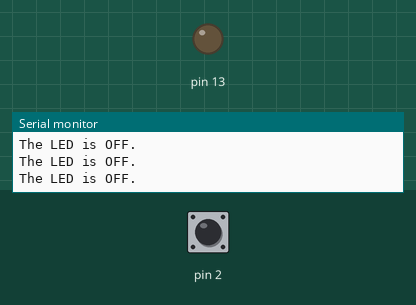
This sketch was run on a simulated Arduino Uno, built with avr-gcc and run on an emulated ATmega328P. On the bench: output pins drawn as LEDs (lit = HIGH), the last lines printed to the serial monitor. Dashed ring = blinking. The inputs (shaded band) are chosen by the test bench; at power-on: pin 2 HIGH.

Above: at 1.2 s.
1.3 s: pin 2 pulled LOW for 0.15 s
At 1.39 s:
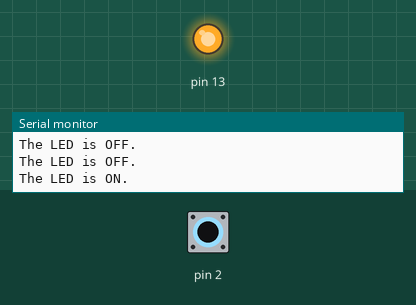
2.9 s: pin 2 pulled LOW for 1 s
At 5.0 s:
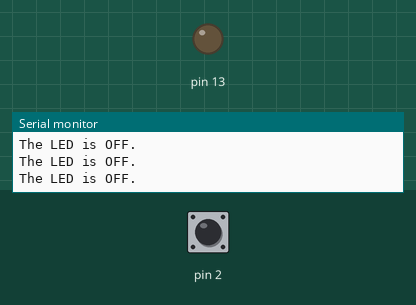
6.9 s: pin 2 pulsed LOW 2 times (0.12 s each, 0.3 s apart)
At 7.26 s:
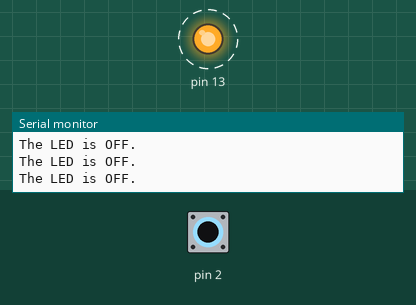
10.5 s: pin 2 pulsed LOW 5 times (0.12 s each, 0.3 s apart)
At 12.3 s:
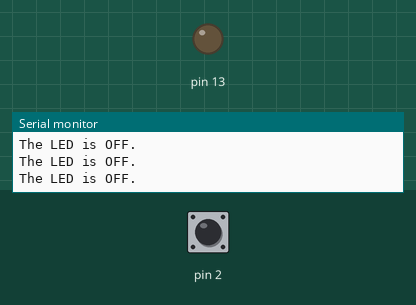
15.0 s: pin 2 pulled LOW for 3.2 s
At 15.9 s:
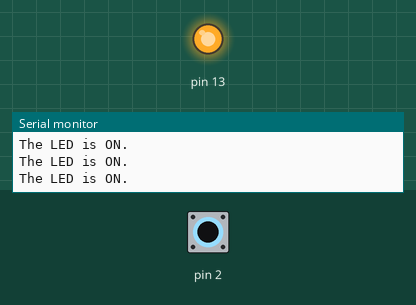
Timing chart, 0 to 19.7 s (numbered marks = the images above; inputs shaded):
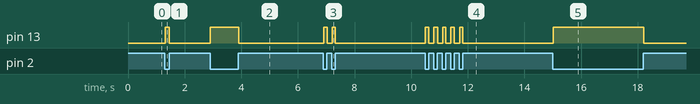

Measured:
- after the input at 1.3 s, pin 13: LOW → HIGH at once, → LOW 0.15 s later
- after the input at 2.9 s, pin 13: LOW → HIGH at once, → LOW 1.0 s later
- after the input at 6.9 s, pin 13: alternates HIGH for 0.12 s and LOW for 0.18 s, 4 changes in all, then stays LOW, starting at once
- after the input at 10.5 s, pin 13: alternates HIGH for 0.12 s and LOW for 0.18 s, 10 changes in all, then stays LOW, starting at once
- after the input at 15.0 s, pin 13: LOW → HIGH at once, → LOW 3.2 s later

The sketch:

InterruptTest.ino
```cpp
volatile int state = LOW;

void setup() {
  // Start the serial
  Serial.begin(9600);

  // LED output
  pinMode(13, OUTPUT);
  // Push button input
  pinMode(2, INPUT);

  // Set the pull-up on the push button
  digitalWrite(2, HIGH);

  // Attach the interrupt
  attachInterrupt(digitalPinToInterrupt(2), blink, CHANGE);
}

void loop() {
  // Write the state to the LED
  digitalWrite(13, state);

  // If the LED is off
  if ((state == 0)) {
    Serial.println("The LED is OFF.");
  // If the LED is on
  } else {
    Serial.println("The LED is ON.");
  }
}

void blink() {
  state = !state;
}

//------------------------------------------------------------------------------------------

//long start = 0;
//volatile long lastButtonPush = 0;
//
//void setup() {
//  // Start the serial
//  Serial.begin(9600);
//
//  // LED output
//  pinMode(13, OUTPUT);
//  // Push button input
//  pinMode(2, INPUT);
//
//  // Set the pull-up on the push button
//  digitalWrite(2, HIGH);
//
//  // Seed the random number generator
//  randomSeed(millis());
//
//  // Wait between 1 to 3 seconds
//  delay(random(1000, 3000));
//
//  // Turn on the LED
//  digitalWrite(13, HIGH);
//
//  // Attach the interrupt
//  attachInterrupt(digitalPinToInterrupt(2), react, FALLING);
//
//  // Get the start time
//  start = millis();
//}
//
//void loop() {
//}
//
//void react() {
//  long time = millis();
//
//  if (time - lastButtonPush > 500) {
//    Serial.print("Your reaction time: ");
//    Serial.print(time - start);
//    Serial.println(" ms");
//  }
//
//  lastButtonPush = time;
//}

//------------------------------------------------------------------------------------------

// Interrupt - pin 2
// LED output - pin 13

//// LED connected to digital pin 13
//int LEDPin = 13;
//// Interrupt pin connect to digital pin 2
//int interruptPin = 2;
//// Initial state of LED is on
//volatile int state = 1;
//
//void setup() {
//  // put your setup code here, to run once:
//  // Sets the LED pin as an output pin
//  pinMode(LEDPin, OUTPUT);
//  pinMode(interruptPin, INPUT);
//  attachInterrupt(digitalPinToInterrupt(interruptPin), blink, CHANGE);
//}
//
//void loop() {
//  // put your main code here, to run repeatedly:
//  digitalWrite(LEDPin, state);
//}
//
//void blink() {
//  if (state == 1) {
//    state = 0;
//  } else {
//    state = 1;
//  }
//}
```
